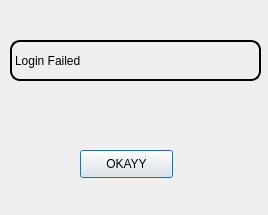
<?xml version="1.0" encoding="UTF-8"?>
<ui version="4.0">
 <class>Dialog</class>
 <widget class="QDialog" name="Dialog">
  <property name="geometry">
   <rect>
    <x>0</x>
    <y>0</y>
    <width>268</width>
    <height>215</height>
   </rect>
  </property>
  <property name="windowTitle">
   <string>Dialog</string>
  </property>
  <widget class="QLabel" name="infoLabel">
   <property name="geometry">
    <rect>
     <x>10</x>
     <y>40</y>
     <width>251</width>
     <height>41</height>
    </rect>
   </property>
   <property name="styleSheet">
    <string notr="true">font: 75 18pt &quot;Arial&quot;;
border: 2px solid;
border-radius: 10px;</string>
   </property>
   <property name="text">
    <string>Login Failed</string>
   </property>
  </widget>
  <widget class="QPushButton" name="infoButton">
   <property name="geometry">
    <rect>
     <x>80</x>
     <y>150</y>
     <width>93</width>
     <height>28</height>
    </rect>
   </property>
   <property name="text">
    <string>OKAYY</string>
   </property>
  </widget>
 </widget>
 <resources/>
 <connections/>
</ui>
